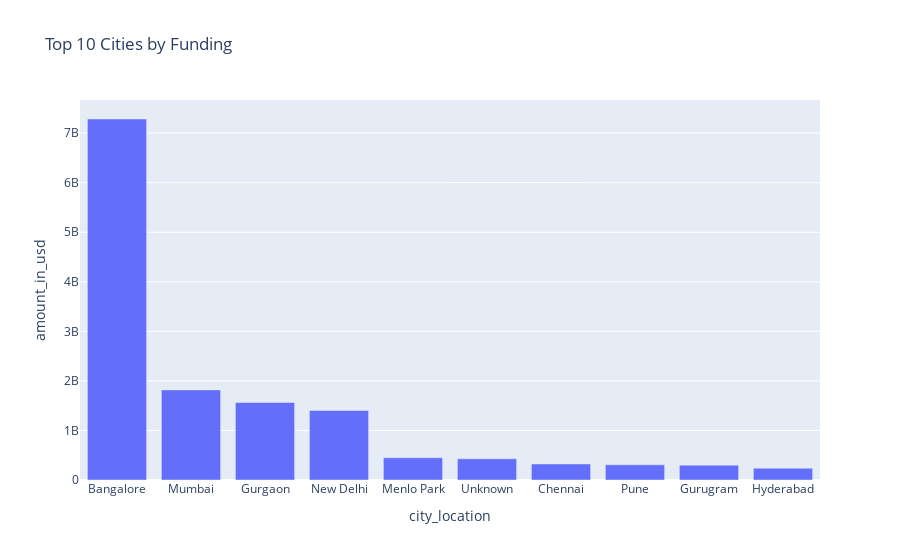

The cell this chart's notebook holds for it:
### Code cell
top_cities=df.groupby('city_location')['amount_in_usd'].sum().sort_values(ascending=False).head(10).reset_index()
fig=px.bar(
    top_cities,
    x='city_location',
    y='amount_in_usd',
    title='Top 10 Cities by Funding'
)
fig.show()

### Figure 1 — Plotly figure (JSON) as saved in the notebook; plotly's stock layout.template omitted (floating-point values rounded to 4 significant figures)
{"data": [{"hovertemplate": "city_location=%{x}<br>amount_in_usd=%{y}<extra></extra>", "legendgroup": "", "marker": {"color": "#636efa", "pattern": {"shape": ""}}, "name": "", "orientation": "v", "showlegend": false, "textposition": "auto", "type": "bar", "x": ["Bangalore", "Mumbai", "Gurgaon", "New Delhi", "Menlo Park", "Unknown", "Chennai", "Pune", "Gurugram", "Hyderabad"], "xaxis": "x", "y": [7285000000.0, 1819000000.0, 1564000000.0, 1402000000.0, 450000000.0, 428100000.0, 323600000.0, 305900000.0, 299700000.0, 237100000.0], "yaxis": "y"}], "layout": {"barmode": "relative", "legend": {"tracegroupgap": 0}, "title": {"text": "Top 10 Cities by Funding"}, "xaxis": {"anchor": "y", "domain": [0, 1], "title": {"text": "city_location"}}, "yaxis": {"anchor": "x", "domain": [0, 1], "title": {"text": "amount_in_usd"}}}}
